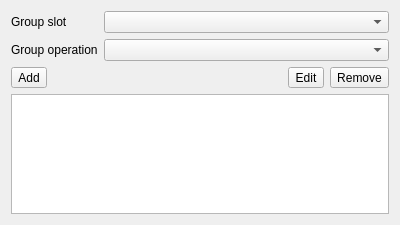
<?xml version="1.0" encoding="UTF-8"?>
<ui version="4.0">
 <class>GrouperEditorWidget</class>
 <widget class="QWidget" name="GrouperEditorWidget">
  <property name="geometry">
   <rect>
    <x>0</x>
    <y>0</y>
    <width>400</width>
    <height>220</height>
   </rect>
  </property>
  <property name="windowTitle">
   <string>Form</string>
  </property>
  <layout class="QVBoxLayout" name="verticalLayout">
   <item>
    <layout class="QGridLayout" name="gridLayout">
     <item row="0" column="0">
      <widget class="QLabel" name="label">
       <property name="text">
        <string>Group slot</string>
       </property>
      </widget>
     </item>
     <item row="0" column="1">
      <widget class="QComboBox" name="slotBox">
       <property name="sizePolicy">
        <sizepolicy hsizetype="Expanding" vsizetype="Fixed">
         <horstretch>0</horstretch>
         <verstretch>0</verstretch>
        </sizepolicy>
       </property>
      </widget>
     </item>
     <item row="1" column="0">
      <widget class="QLabel" name="label_2">
       <property name="text">
        <string>Group operation</string>
       </property>
      </widget>
     </item>
     <item row="1" column="1">
      <widget class="QComboBox" name="operationBox">
       <property name="sizePolicy">
        <sizepolicy hsizetype="Expanding" vsizetype="Fixed">
         <horstretch>0</horstretch>
         <verstretch>0</verstretch>
        </sizepolicy>
       </property>
      </widget>
     </item>
    </layout>
   </item>
   <item>
    <layout class="QHBoxLayout" name="horizontalLayout_3">
     <item>
      <widget class="QToolButton" name="addButton">
       <property name="text">
        <string>Add</string>
       </property>
      </widget>
     </item>
     <item>
      <spacer name="horizontalSpacer">
       <property name="orientation">
        <enum>Qt::Horizontal</enum>
       </property>
       <property name="sizeHint" stdset="0">
        <size>
         <width>40</width>
         <height>20</height>
        </size>
       </property>
      </spacer>
     </item>
     <item>
      <widget class="QToolButton" name="editButton">
       <property name="text">
        <string>Edit</string>
       </property>
      </widget>
     </item>
     <item>
      <widget class="QToolButton" name="removeButton">
       <property name="text">
        <string>Remove</string>
       </property>
      </widget>
     </item>
    </layout>
   </item>
   <item>
    <widget class="QTableView" name="slotsTable">
     <property name="minimumSize">
      <size>
       <width>0</width>
       <height>120</height>
      </size>
     </property>
     <property name="editTriggers">
      <set>QAbstractItemView::CurrentChanged|QAbstractItemView::DoubleClicked|QAbstractItemView::EditKeyPressed|QAbstractItemView::SelectedClicked</set>
     </property>
     <property name="alternatingRowColors">
      <bool>true</bool>
     </property>
     <property name="selectionMode">
      <enum>QAbstractItemView::SingleSelection</enum>
     </property>
     <property name="selectionBehavior">
      <enum>QAbstractItemView::SelectRows</enum>
     </property>
     <property name="textElideMode">
      <enum>Qt::ElideMiddle</enum>
     </property>
     <property name="showGrid">
      <bool>false</bool>
     </property>
     <property name="wordWrap">
      <bool>false</bool>
     </property>
     <property name="cornerButtonEnabled">
      <bool>false</bool>
     </property>
    </widget>
   </item>
  </layout>
 </widget>
 <resources/>
 <connections/>
</ui>
